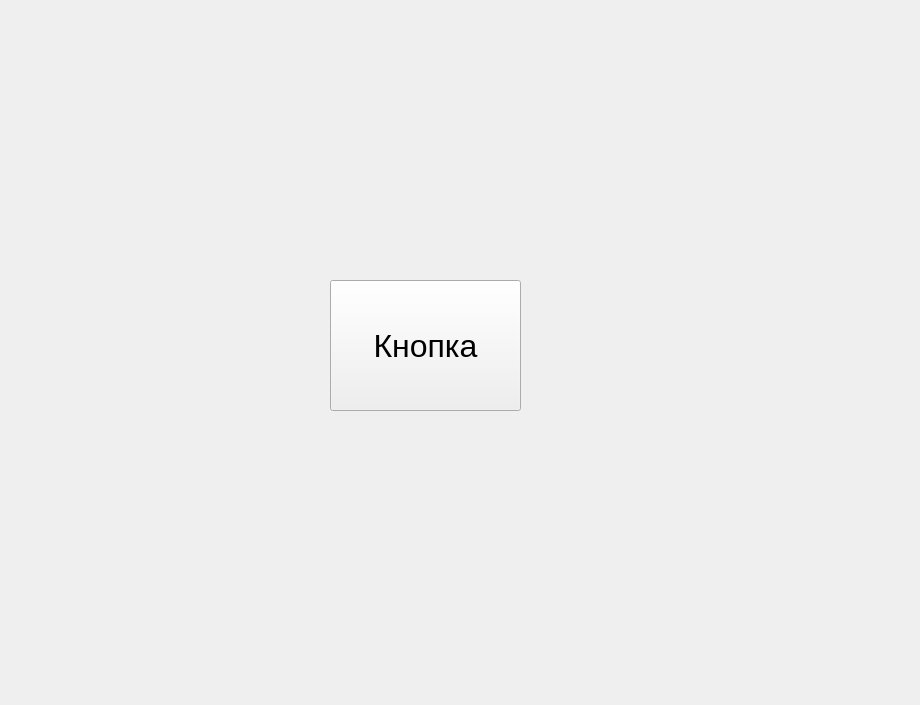
<?xml version="1.0" encoding="UTF-8"?>
<ui version="4.0">
 <class>Form</class>
 <widget class="QWidget" name="Form">
  <property name="geometry">
   <rect>
    <x>0</x>
    <y>0</y>
    <width>920</width>
    <height>705</height>
   </rect>
  </property>
  <property name="windowTitle">
   <string>Form</string>
  </property>
  <widget class="QPushButton" name="pushButton">
   <property name="geometry">
    <rect>
     <x>330</x>
     <y>280</y>
     <width>191</width>
     <height>131</height>
    </rect>
   </property>
   <property name="font">
    <font>
     <pointsize>24</pointsize>
    </font>
   </property>
   <property name="text">
    <string>Кнопка</string>
   </property>
  </widget>
 </widget>
 <resources/>
 <connections/>
</ui>
